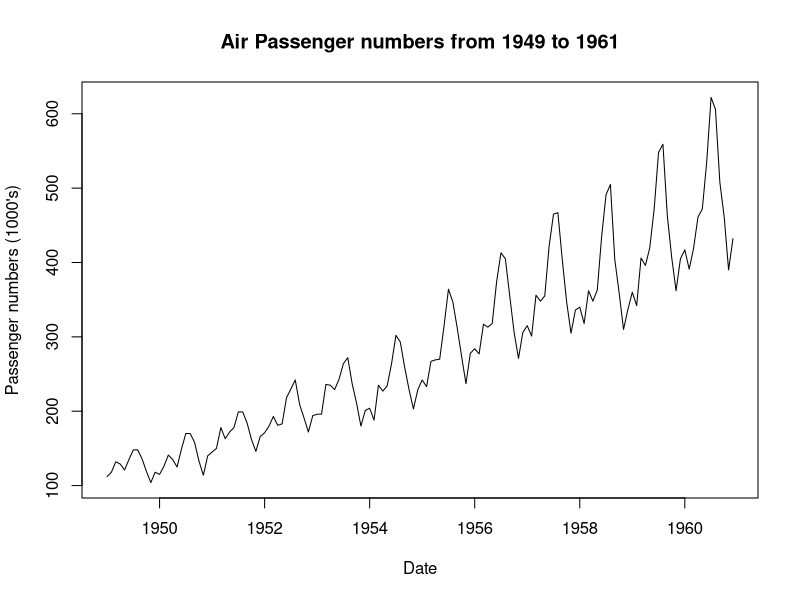
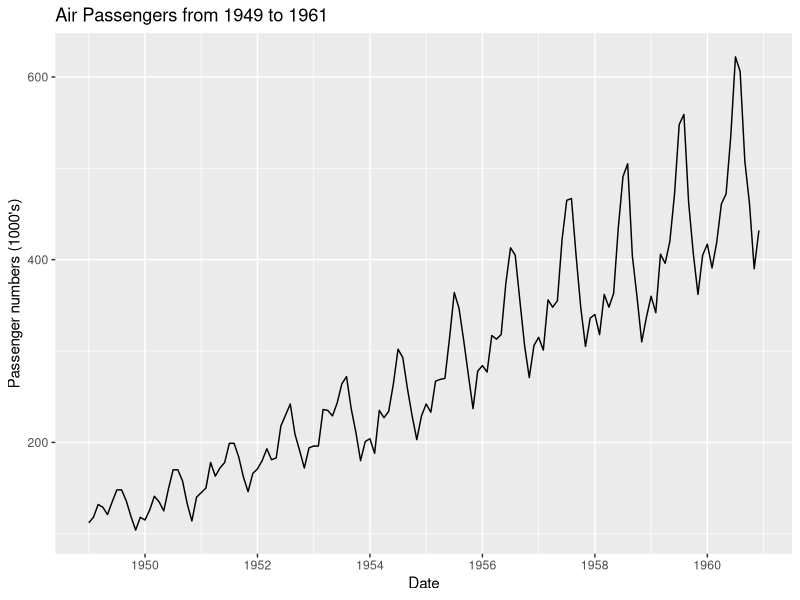
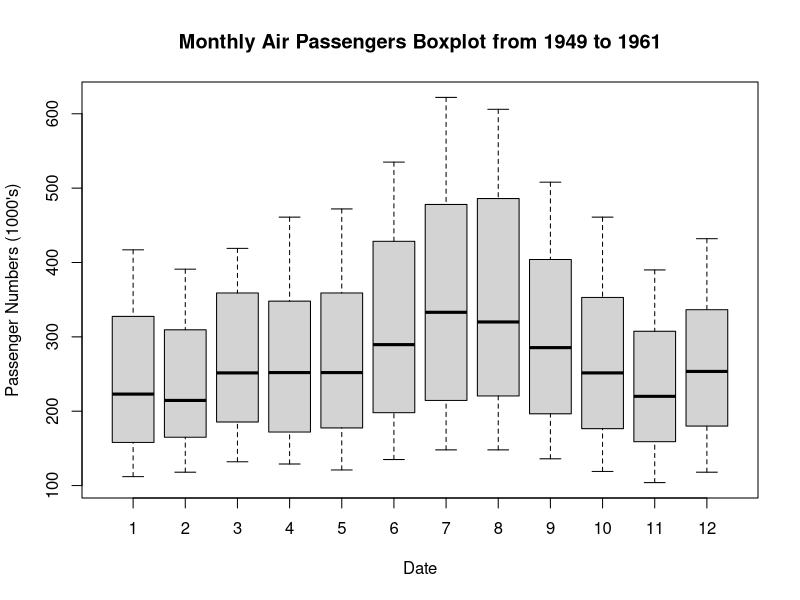
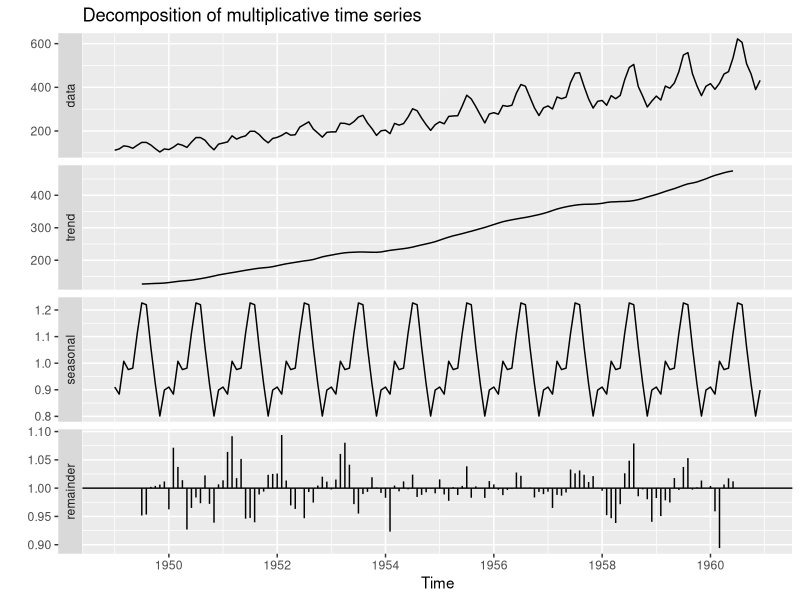
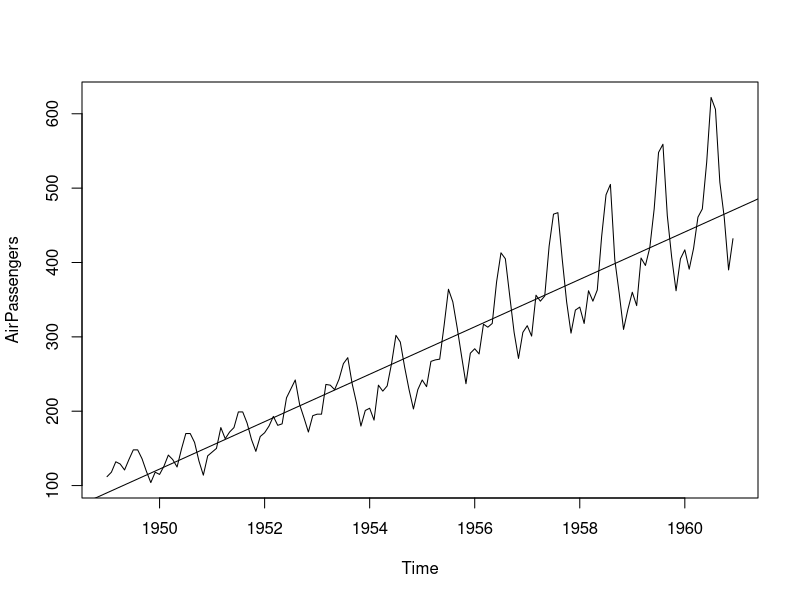
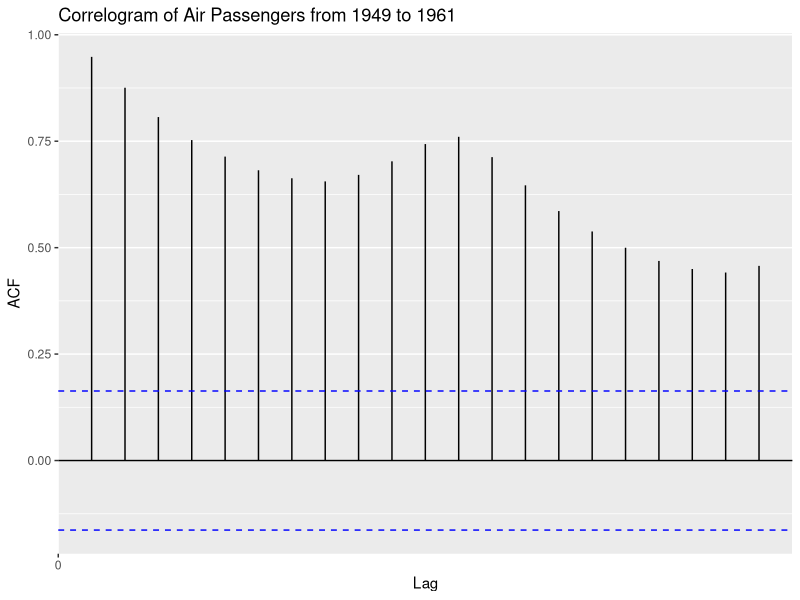
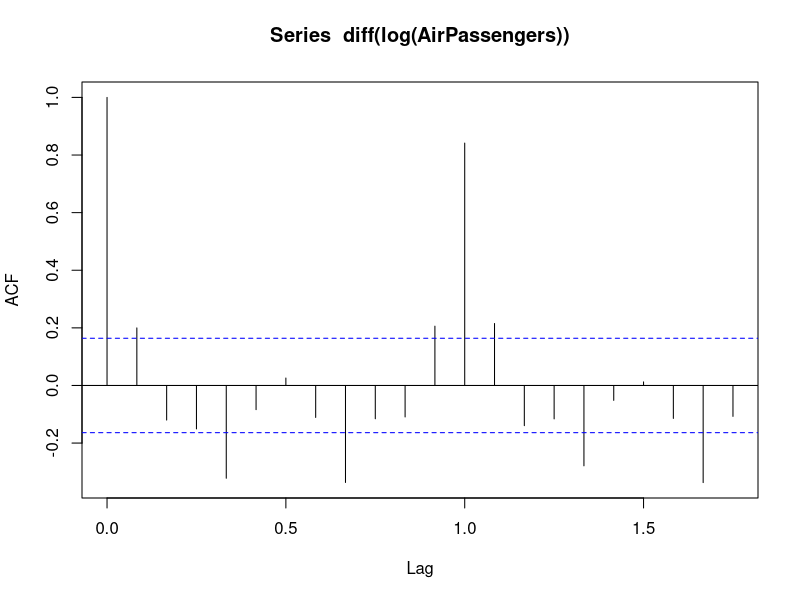
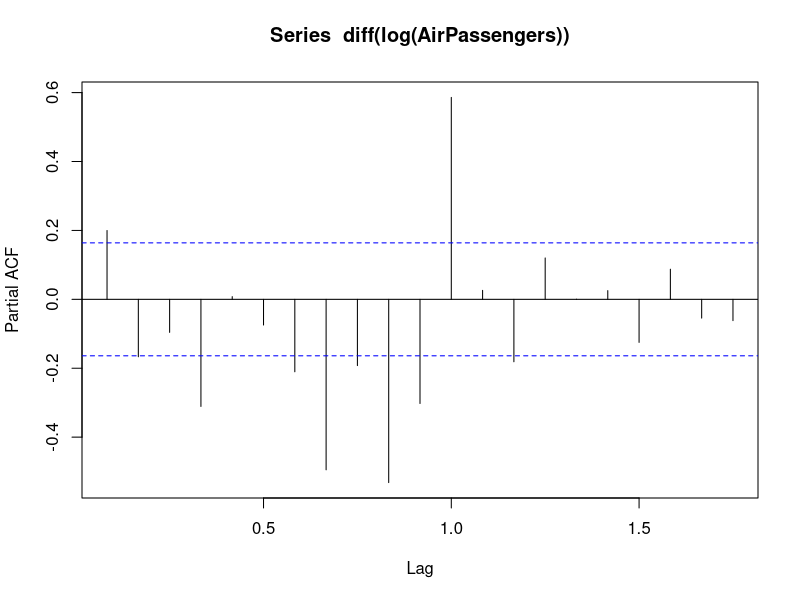

Source code (R) for these figures, in order:
#ID = 43, 
43%%6
#Data: Students with mod( ID_last_two_digits, 6) = 1 use AirPassengers
43%%3
#Title for Assignment 2:mod( ID_last_two_digits, 3) = 1 use title 2
##"Evaluating Forecast on AirPassengers Data: An Evidence of ARIMA vs. ETS"##

library(ggfortify)
library(tseries)
library(forecast)


data(AirPassengers)
AP <- AirPassengers
class(AP)

#Part 1

AP #PERFORM EXPLORATORY DATA ANALYSIS


sum(is.na(AP)) #missing values


frequency(AP) # frequency


cycle(AP) #TS cycle

summary(AP) # summary

# Plot the raw data

plot(AP,xlab="Date", ylab = "Passenger numbers (1000's)",main="Air Passenger numbers from 1949 to 1961")


#As an alternative 
autoplot(AP) + labs(x ="Date", y = "Passenger numbers (1000's)", title="Air Passengers from 1949 to 1961") 

#boxplot for seasonal effects check.
boxplot(AP~cycle(AP),xlab="Date", ylab = "Passenger Numbers (1000's)" ,main ="Monthly Air Passengers Boxplot from 1949 to 1961")


#Part 2: 

decomposeAP <- decompose(AP,"multiplicative")  #TIME SERIES DECOMPOSITION
autoplot(decomposeAP)

#Part 3: 

##1. adf

adf.test(AP) 

plot(AirPassengers)+abline(reg=lm(AirPassengers~time(AirPassengers)))  #TEST STATIONARITY OF THE TIME SERIES

##2. Test stationarity

autoplot(acf(AP,plot=FALSE))+ labs(title="Correlogram of Air Passengers from 1949 to 1961") 

acf(diff(log(AirPassengers)))

##It determine value of q(value 1)

pacf(diff(log(AirPassengers))) 

#It determine value of p (value 0)

#d is number of time you do the differentiations to make the mean
#We do diff only one time so value of d is 1
plot(diff(log(AirPassengers)))

#Step 3: 
plot(log(AirPassengers))  

plot(diff(log(AirPassengers))) 

plot(aggregate(AirPassengers,FUN = mean))

#got upword trend

# any missing values
decomposeAP$random 


#  7:138 which exclude the NA values
autoplot(acf(decomposeAP$random[7:138],plot=FALSE))+ labs(title="Correlogram of Air Passengers Random Component from 1949 to 1961") 

#Part 4: FIT A TIME SERIES MODEL

##1. Linear


autoplot(AP) + geom_smooth(method="lm") + labs(x ="Date", y = "Passenger numbers (1000's)", title="Air Passengers from 1949 to 1961")

##2. ARIMA

arimaAP <- auto.arima(AP)
arimaAP

ggtsdiag(arimaAP)

#Part 5: FORECASTing

forecastAP <- forecast(arimaAP, level = c(95), h = 36)
autoplot(forecastAP)


################################################################
